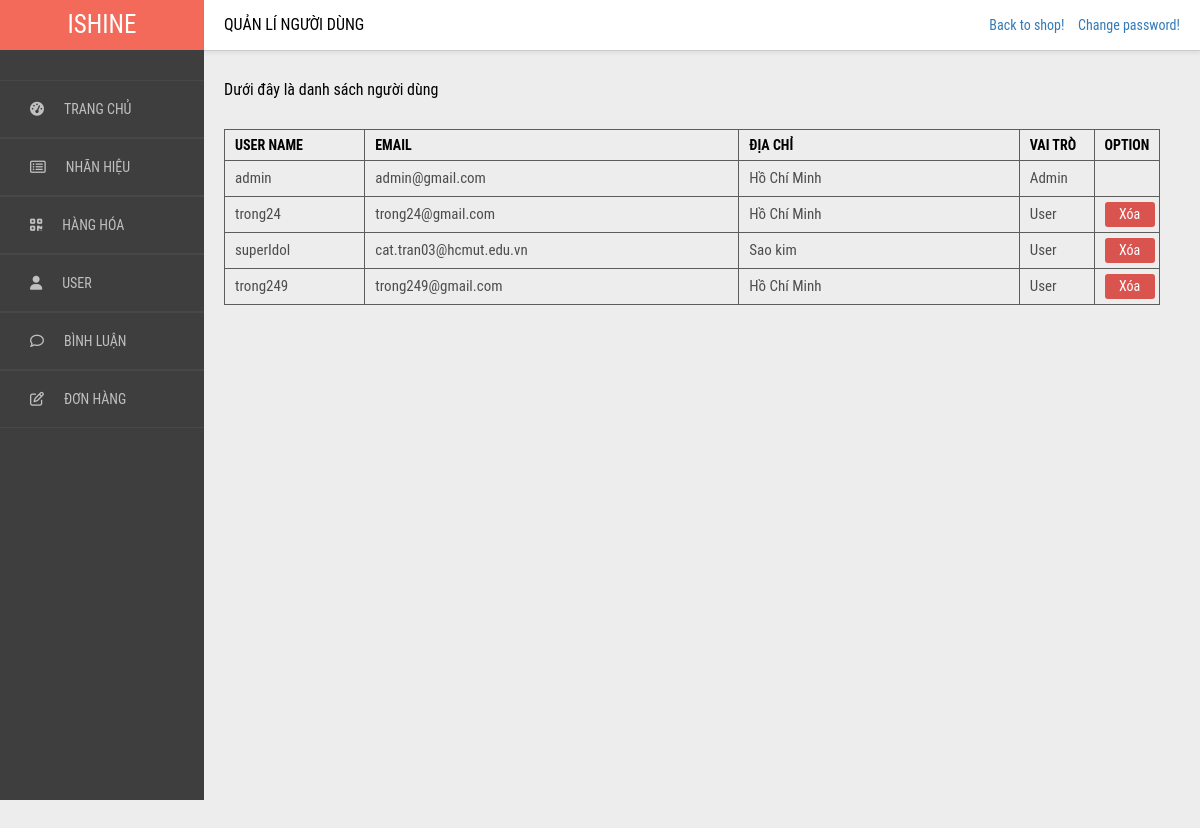
/admin/user/user.php (signed in), run on an earlier commit of the app's database.
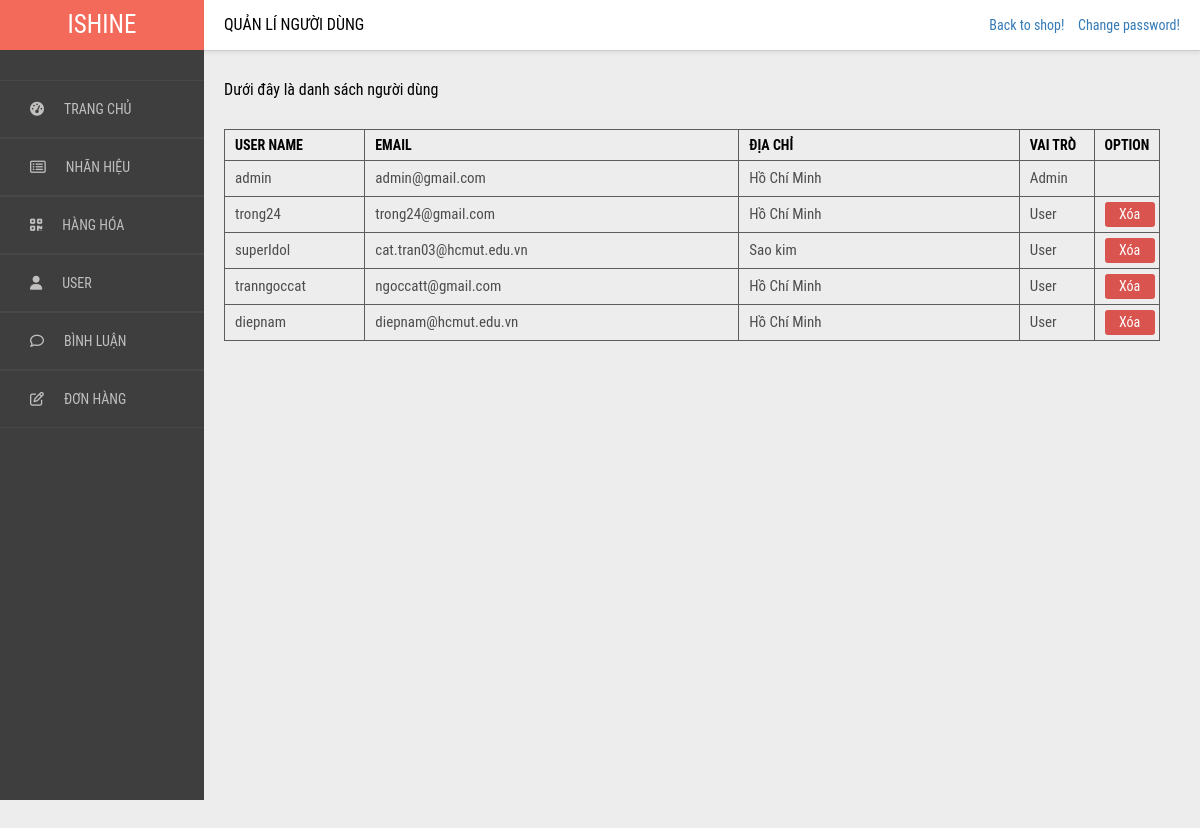
And on a later commit of the database.
### tables this page shows
CREATE TABLE `users` (
  `userID` int(11) NOT NULL,
  `username` char(128) NOT NULL,
  `email` char(128) NOT NULL,
  `mat_khau` char(128) NOT NULL,
  `dia_chi` varchar(1000) NOT NULL,
  `vai_tro` int(1) NOT NULL,
  `reset_code` int(11) DEFAULT NULL
);

### admin/user/user.php (the view, shortened to what this page needs)
<?php
    $sql=mysqli_connect("localhost","root","","data_ishine");
    $selectData = "SELECT * FROM users";
    $row=$sql->query($selectData);
    $arr =array();
    while($res=$row->fetch_assoc()){
        array_push($arr,$res);
    }
    function getRoleText($role){
        if($role==0) return "User";
        else return "Admin";
    }
    function hiddenOrNot($role){
        if($role==1) return "hidden";
        else return "";
    }
?>
<!DOCTYPE html>
<html lang="en">
<head>
    <link rel="stylesheet" href="style.css">
</head>
<body>
    <div class="wrap">
        <div class="left-side-menu">
            <div class="logo">
                <p>ISHINE</p>
            </div>
            <ul class="menu-list">
                <a href="../trang_chu/trang_chu.php">
                    <li>
                        <i class="fa fa-dashboard"></i>TRANG CHỦ
                    </li>
                </a>
                <a href="../brand/brand.php">
                    <li>
                        <i class="fa fa-list-alt" aria-hidden="true"></i>NHÃN HIỆU
                    </li>
                </a>
                <a href="../hang_hoa/hang_hoa.php">
                    <li>
                        <i class="fa fa-qrcode"></i>HÀNG HÓA
                    </li>
                </a>
                <a href="../user/user.php">
                    <li>
                        <i class="fa fa-user"></i>USER
                    </li>
                </a>
                <a href="../binh_luan/binh_luan.php">
                    <li>
                        <i class="fa fa-comment-o" aria-hidden="true"></i>BÌNH LUẬN
                    </li>
                </a>
                <a href="../don_hang/don_hang.php">
                    <li>
                        <i class="fa fa-edit"></i>ĐƠN HÀNG
                    </li>
                </a>
            </ul>
        </div>
        <div class="right-side-content">
            <div class="header">
                <div class="title">
                    <p>QUẢN LÍ NGƯỜI DÙNG</p>
                </div>
                <div>
                    <a href="../../index.php">Back to shop!</a>
                    <a href="../../user/doi_mat_khau.php" style=" margin-left:10px">Change password!</a>
                </div>
            </div>
            <div class="content">
                <p style="margin-bottom: 30px;">Dưới đây là danh sách người dùng</p>
                <div>
                    <table>
                        <tr>
                            <th style="width: 15%;">USER NAME</th>
                            <th>EMAIL</th>
                            <th style="width: 30%;">ĐỊA CHỈ</th>
                            <th style="width: 8%;">VAI TRÒ</th>
                            <th style="width: 7%;">OPTION</th>
                        </tr>
                        <?php
                            foreach($arr as $i=>$user){
                                $username=$user['username'];
                                $email=$user['email'];
                                $address=$user['dia_chi'];
                                $role=getRoleText($user['vai_tro']);
                                $hidden=hiddenOrNot($user['vai_tro']);
                                echo "<tr>
                                        <td>$username</td>
                                        <td>$email</td>
                                        <td>$address</td>
                                        <td>$role</td>
                                        <td $hidden>
                                            <a href=\"delete.php?user=$username\" class=\"xoa\">Xóa</a>
                                      </td>";
                            }
                        ?>
                    </table>
                </div>
            </div>
        </div>
</body>
</html>

### admin/user/style.css (style rules this page uses)
* { margin:0px; padding: 0px; box-sizing: border-box; font-family: "Roboto Condensed", sans-serif; }
a { text-decoration: none; list-style: none; color: black }
tr,th,td { border: 1px solid rgb(94, 93, 93); padding-left: 10px; }
table { border-collapse: collapse; width: 100%; }
.wrap { width: 100%; padding-bottom: 100px; background-color: #EDEDED; }
.wrap .left-side-menu { width: 17%; background-color: #3E3E3E; height: 100vh; position: fixed; }
.wrap .left-side-menu .logo { line-height: 50px; background-color: #F36A5A; }
.wrap .left-side-menu .logo p { text-align: center; font-size: 25px; color: #fff; }
.wrap .left-side-menu ul { margin-top: 30px; }
.wrap .left-side-menu ul li { padding: 20px 30px; border-top: 1px solid rgb(73, 72, 72); border-bottom: 0.5px solid rgb(73, 72, 72); cursor: pointer; }
.wrap .left-side-menu ul a li { color: rgb(194, 191, 191); font-size: 14px; }
.wrap .left-side-menu ul li i { margin-right: 20px; }
.wrap .right-side-content { width: 100%; padding-left: 17%; padding-top: 80px; }
.wrap .right-side-content .header { position: fixed; top: 0px; width: 83%; line-height: 50px; display: flex; padding: 0px 20px; justify-content: space-between; background-color: #fff; border-bottom: 1px solid rgb(204, 202, 202); box-shadow: 0 3px 3px rgb(0 0 0 / 5%); }
.wrap .right-side-content .header a { font-size: 14px; color: #337ab7; }
.wrap .right-side-content .content { padding-left: 20px; padding-right: 40px; min-height: 100vh; }
th,td { color: rgb(77, 77, 77); text-align: left; font-size: 15px; }
td { line-height: 35px; }
th { font-size: 14px; color: black; font-weight: 600; line-height: 30px; }
.xoa { display: inline-block; background-color: #D9534F; color: #fff; font-size: 14px; width: 50px; text-align: center; line-height: 25px; border-radius: 3px; }

What changed in the data, as far as the page shows it:
removed users: username "trong249", email "trong249@gmail.com", dia_chi "Hồ Chí Minh", role "User"
added users: username "tranngoccat", email "ngoccatt@gmail.com", dia_chi "Hồ Chí Minh", role "User"
added users: username "diepnam", email "diepnam@hcmut.edu.vn", dia_chi "Hồ Chí Minh", role "User"
